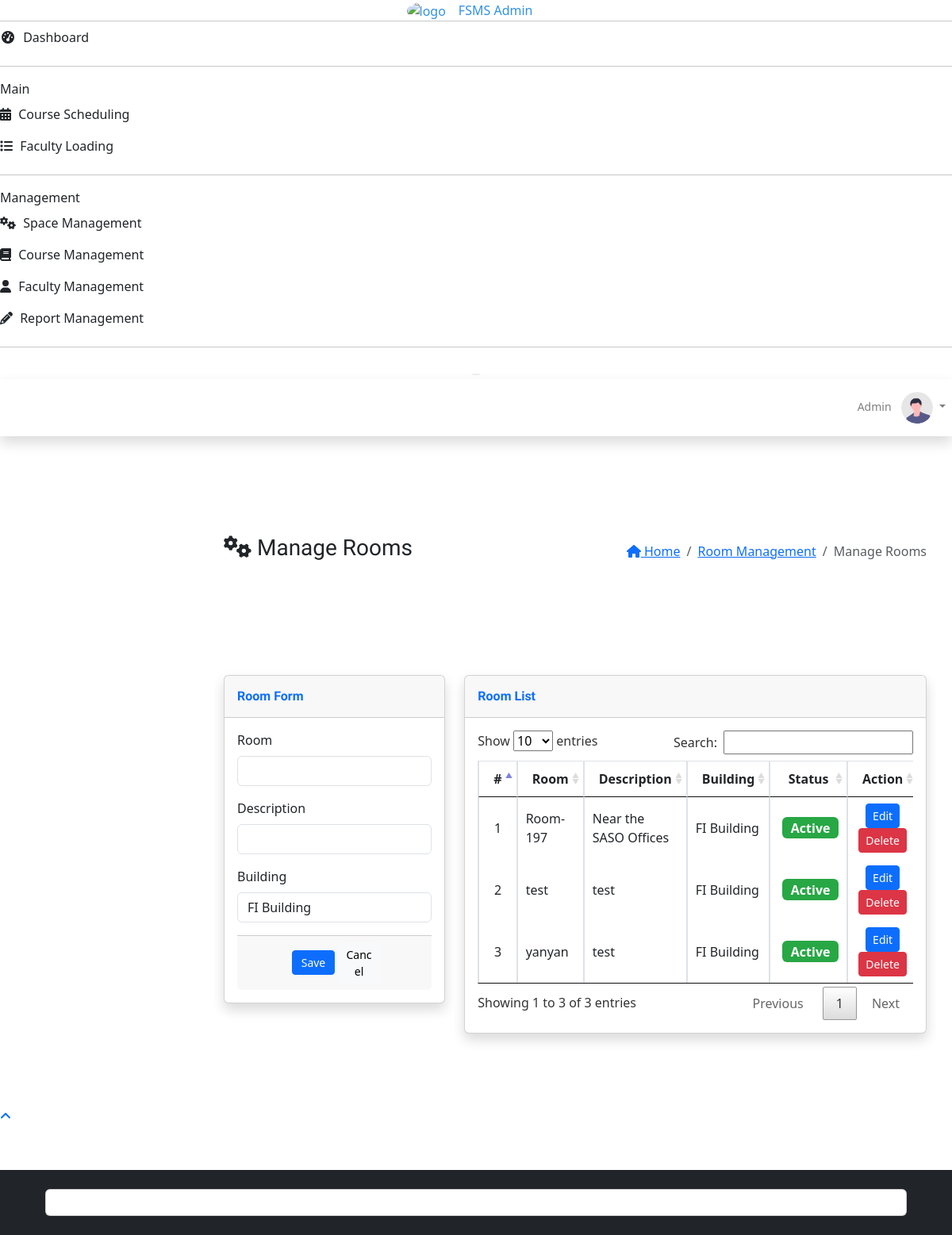
Page /index.php?page=room (signed in) on the committed database.
### tables this page shows
CREATE TABLE `rooms` (
  `id` int(30) NOT NULL,
  `room` varchar(255) NOT NULL,
  `description` varchar(255) DEFAULT NULL,
  `is_available` tinyint(1) NOT NULL DEFAULT 1,
  `building_id` int(30) NOT NULL,
  `created_at` timestamp NOT NULL DEFAULT current_timestamp(),
  `updated_at` timestamp NOT NULL DEFAULT current_timestamp() ON UPDATE current_timestamp()
);

CREATE TABLE `building` (
  `id` int(30) NOT NULL,
  `building` varchar(255) NOT NULL,
  `department_id` int(30) NOT NULL,
  `created_at` timestamp NOT NULL DEFAULT current_timestamp(),
  `updated_at` timestamp NOT NULL DEFAULT current_timestamp() ON UPDATE current_timestamp()
);

### admin/room.php (the view, shortened to what this page needs)
<?php include('db_connect.php'); ?>
<div class="container-fluid">
    <div class="row">
        <section class="content-header col-md-12 d-flex align-items-center justify-content-between mb-3">
            <h3><i class="fas fa-cogs"></i> Manage Rooms</h3>
            <ol class="breadcrumb bg-transparent p-0 m-0">
                <li class="breadcrumb-item"><a href="/"><i class="fa fa-home"></i> Home</a></li>
                <li class="breadcrumb-item"><a href="#"> Room Management</a></li>
                <li class="breadcrumb-item active">Manage Rooms</li>
            </ol>
        </section>
        <section class="col-md-4">
            <div class="card shadow mb-4">
                <div class="card-header py-3">
                    <h6 class="m-0 font-weight-bold text-primary">Room Form</h6>
                </div>
                <div class="card-body">
                    <form id="manage-room">
                        <div class="form-group">
                            <label class="control-label">Room</label>
                            <input type="text" class="form-control" name="room">
                        </div>
                        <div class="form-group">
                            <label class="control-label">Description</label>
                            <input type="text" class="form-control" name="description">
                        </div>
                        <div class="form-group">
                            <label class="control-label">Building</label>
                            <select class="form-control" name="building_id">
                                <?php
                                $building = $conn->query("SELECT id, building FROM building");
                                while ($row = $building->fetch_assoc()) :
                                ?>
                                    <option value="<?php echo $row['id'] ?>"><?php echo $row['building'] ?></option>
                                <?php endwhile; ?>
                            </select>
                        </div>
                        <div class="card-footer">
                            <div class="row">
                                <div class="col-md-12">
                                    <button type="submit" class="btn btn-sm btn-primary col-sm-3 offset-md-3">Save</button>
                                    <button class="btn btn-sm btn-light col-sm-3" type="button" onclick="_reset()">Cancel</button>
                                </div>
                            </div>
                        </div>
                    </form>
                </div>
            </div>
        </section>
        <link rel="stylesheet" href="https://cdnjs.cloudflare.com/ajax/libs/bootstrap/5.3.0-alpha1/css/bootstrap.min.css" />
        <section class="col-md-8">
            <div class="card shadow mb-4">
                <div class="card-header py-3">
                    <h6 class="m-0 font-weight-bold text-primary">Room List</h6>
                </div>
                <div class="card-body">
                    <div class="table-responsive">
                        <table class="table table-bordered" id="dataTable" width="100%" cellspacing="0">
                            <thead>
                                <tr>
                                    <th class="text-center">#</th>
                                    <th class="text-center">Room</th>
                                    <th class="text-center">Description</th>
                                    <th class="text-center">Building</th>
                                    <th class="text-center">Status</th>
                                    <th class="text-center">Action</th>
                                </tr>
                            </thead>
                            <tbody>
                                <?php
                                $i = 1;
                                $room = $conn->query("SELECT rooms.*, building.building FROM rooms INNER JOIN building ON rooms.building_id = building.id;");
                                while ($row = $room->fetch_assoc()) :
                                ?>
                                    <tr>
                                        <td class="text-center"><?php echo $i++ ?></td>
                                        <td class=""><?php echo $row['room'] ?></td>
                                        <td class=""><?php echo $row['description'] ?></td>
                                        <td class=""><?php echo $row['building'] ?></td>
                                        <td class="text-center">
                                            <?php if ($row['is_available'] == 1) : ?>
                                                <span class="badge badge-success" style="font-size: 16px;">Active</span>
                                            <?php else : ?>
                                                <span class="badge badge-danger" style="font-size: 16px;">Inactive</span>
                                            <?php endif; ?>
                                        <td class="text-center">
                                            <button class="btn btn-sm btn-primary edit_room" type="button" href="javascript:void(0)" data-id="<?php echo $row['id'] ?>" data-room="<?php echo $row['room'] ?>" data-description="<?php echo $row['description'] ?>" data-building="<?php echo $row['building_id'] ?>">Edit</button>
                                            <button class="btn btn-sm btn-danger delete_room" type="button" data-id="<?php echo $row['id'] ?>">Delete</button>
                                        </td>
                                    </tr>
                                <?php endwhile; ?>
                            </tbody>
                        </table>
                    </div>
                </div>
            </div>
        </section>
    </div>
</div>

### assets/fullcalendar/main.css (style rules this page uses)
:root { --fc-daygrid-event-dot-width: 8px; }
:root { --fc-list-event-dot-width: 10px; --fc-list-event-hover-bg-color: #f5f5f5; }

### assets/css/style.css (style rules this page uses)
body { font-family: "Open Sans", sans-serif; color: #444444; width: 100%; height: calc(100%); }
a { color: #1977cc; }
h1, h2, h3, h4, h5, h6 { font-family: "Raleway", sans-serif; }
section { padding: 60px 0; overflow: hidden; }
.align-items-center { align-items: center !important; }

### index.php (style rules this page uses)
body { background: #80808045; }

### includes/navbar1.php (style rules this page uses)
span { margin-left: 5px; }

### admin/room.php (style rules this page uses)
th, td { vertical-align: middle !important; }
th { white-space: nowrap; }
.table-responsive { overflow-x: auto; -webkit-overflow-scrolling: touch; }
.card-body { max-height: 60vh; overflow-y: auto; }
td { vertical-align: middle !important; }

### rows in the picture
rooms: room "Room-197", description "Near the SASO Offices", building.building "FI Building", is_available "Active"
rooms: room "test", description "test", building.building "FI Building", is_available "Active"
rooms: room "yanyan", description "test", building.building "FI Building", is_available "Active"

### other values in the picture
$_SESSION['login_fname'] "Admin"
form field building_id "FI Building"
